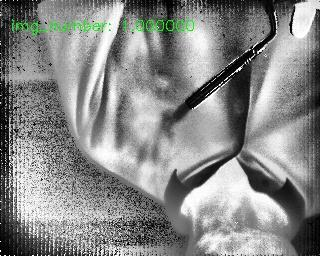
#> input picture pyqt5/resource/black.png, 320 x 256 px
$ python demo_colormap1.py
#> lines starting #> are read from the running program, lines starting #| are printed output that depends on the picture
import cv2

# [14 lines of commented-out code are left out]
img = cv2.imread("resource/black.png")
#> img is the input picture: shape (256, 320, 3); mean B, G, R 135.7, 136.9, 135.6
for i in range(0, 13):
    im_color = cv2.applyColorMap(img, i)
    cv2.imwrite("resource/{}.jpg".format(i), im_color)
#> this loop made 13 passes
#> pass 1, `im_color = cv2.applyColorMap(img, i)`:
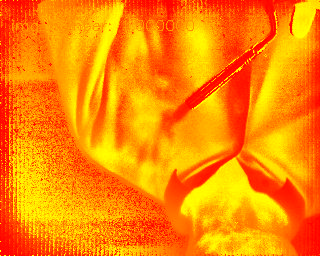
#> im_color: shape (256, 320, 3); mean B, G, R 0, 136.4, 255
#> pass 2, `im_color = cv2.applyColorMap(img, i)`:
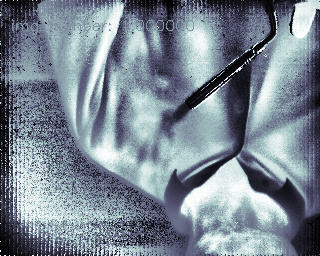
#> im_color: shape (256, 320, 3); mean B, G, R 147.1, 134.8, 122.8
#> pass 3, `im_color = cv2.applyColorMap(img, i)`:
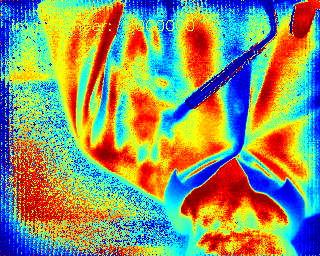
#> im_color: shape (256, 320, 3); mean B, G, R 105.6, 148.3, 139.1
